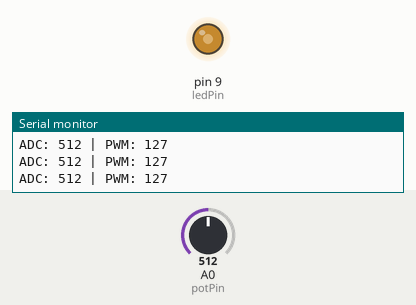
This sketch was run on a simulated Arduino Uno, built with avr-gcc and run on an emulated ATmega328P. On the bench: output pins drawn as LEDs (lit = HIGH), the last lines printed to the serial monitor. Inputs (shaded band) come from the test bench; at power-on: A0 (potPin) = 512.

Above: at 1.2 s.
1.3 s: A0 (potPin) set to 415
At 2.5 s:
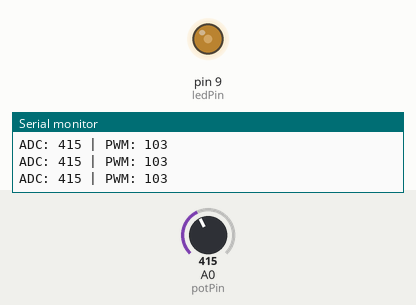
2.8 s: A0 (potPin) set to 387
At 3.9 s:
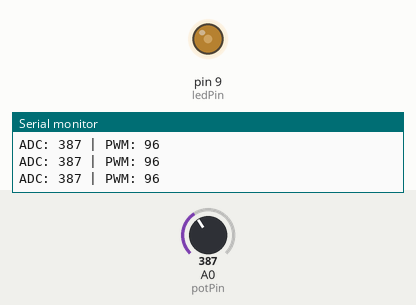
5.8 s: A0 (potPin) set to 1023
At 6.1 s:
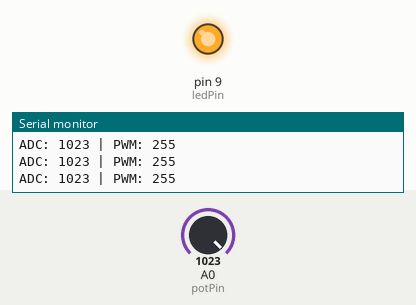
7.3 s: A0 (potPin) set to 0
At 8.5 s:
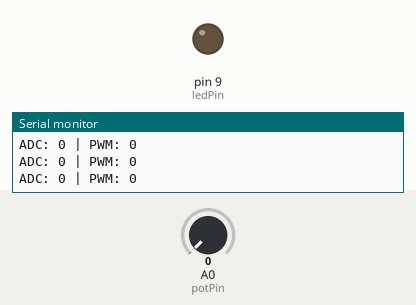
8.8 s: A0 (potPin) set to 8
At 9.2 s:
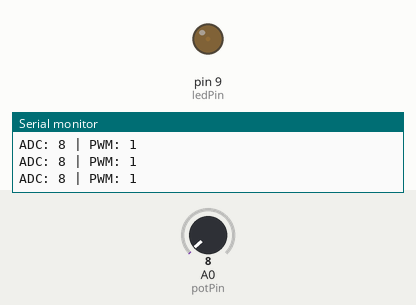
10.3 s: A0 (potPin) set to 11
At 11.7 s:
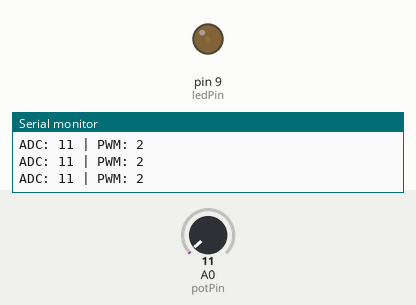
Timing chart, 0 to 13.3 s (numbered marks = the images above; inputs shaded):
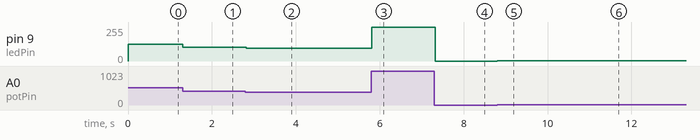

The sketch:

modul4-pwm.ino
```cpp
#include <Arduino.h> // library dasar Arduino (tidak wajib diubah)

// ===================== PIN SETUP =====================
// Tentukan pin yang digunakan untuk potensiometer dan LED PWM
const int potPin = A0;   // isi dengan pin analog (contoh A0)
const int ledPin = 9;   // isi dengan pin digital PWM (contoh 9)

// ===================== VARIABEL =====================
// Variabel untuk menyimpan hasil pembacaan dan konversi PWM
int nilaiADC = 0;  // isi dengan nilai awal (default 0)
int pwm = 0;       // isi dengan nilai awal (default 0)

void setup() {

  // ===================== OUTPUT SETUP =====================
  // Atur pin LED sebagai output
  pinMode(ledPin, OUTPUT);

  // ===================== SERIAL MONITOR =====================
  // Aktifkan komunikasi serial untuk melihat data pembacaan
  Serial.begin(9600); // isi baud rate (contoh 9600)
}

void loop() {

  // ===================== PEMBACAAN SENSOR =====================
  // Baca nilai analog dari potensiometer (rentang 0–1023)
  nilaiADC = analogRead(potPin); // isi dengan potPin

  // ===================== PEMROSESAN DATA (SCALING) =====================
  // Ubah nilai ADC (0–1023) menjadi nilai PWM (0–255)
  pwm = map(nilaiADC,
            0,   // isi nilai minimum ADC
            1023,   // isi nilai maksimum ADC
            0,   // isi PWM minimum
            255);  // isi PWM maksimum

  // ===================== OUTPUT PWM =====================
  // Kirim sinyal PWM ke LED (mengatur kecerahan)
  analogWrite(ledPin, pwm); // isi dengan variabel PWM

  // ===================== MONITORING DATA =====================
  // Tampilkan data ADC dan PWM ke Serial Monitor
  Serial.print("ADC: ");
  Serial.print(nilaiADC); // isi variabel ADC

  Serial.print(" | PWM: ");
  Serial.println(pwm); // isi variabel PWM

  // ===================== STABILISASI SISTEM =====================
  // Delay untuk menstabilkan pembacaan dan tampilan data
  delay(0); // isi dalam milidetik (contoh 50)
}
```

Measured:
- after the input at 1.3 s, pin 9 (ledPin): 127/255 → 103/255 at once
- after the input at 2.8 s, pin 9 (ledPin): 103/255 → 96/255 at once
- after the input at 5.8 s, pin 9 (ledPin): 96/255 → 255/255 at once
- after the input at 7.3 s, pin 9 (ledPin): 255/255 → 0/255 at once
- after the input at 8.8 s, pin 9 (ledPin): 0/255 → 1/255 at once
- after the input at 10.3 s, pin 9 (ledPin): 1/255 → 2/255 at once
